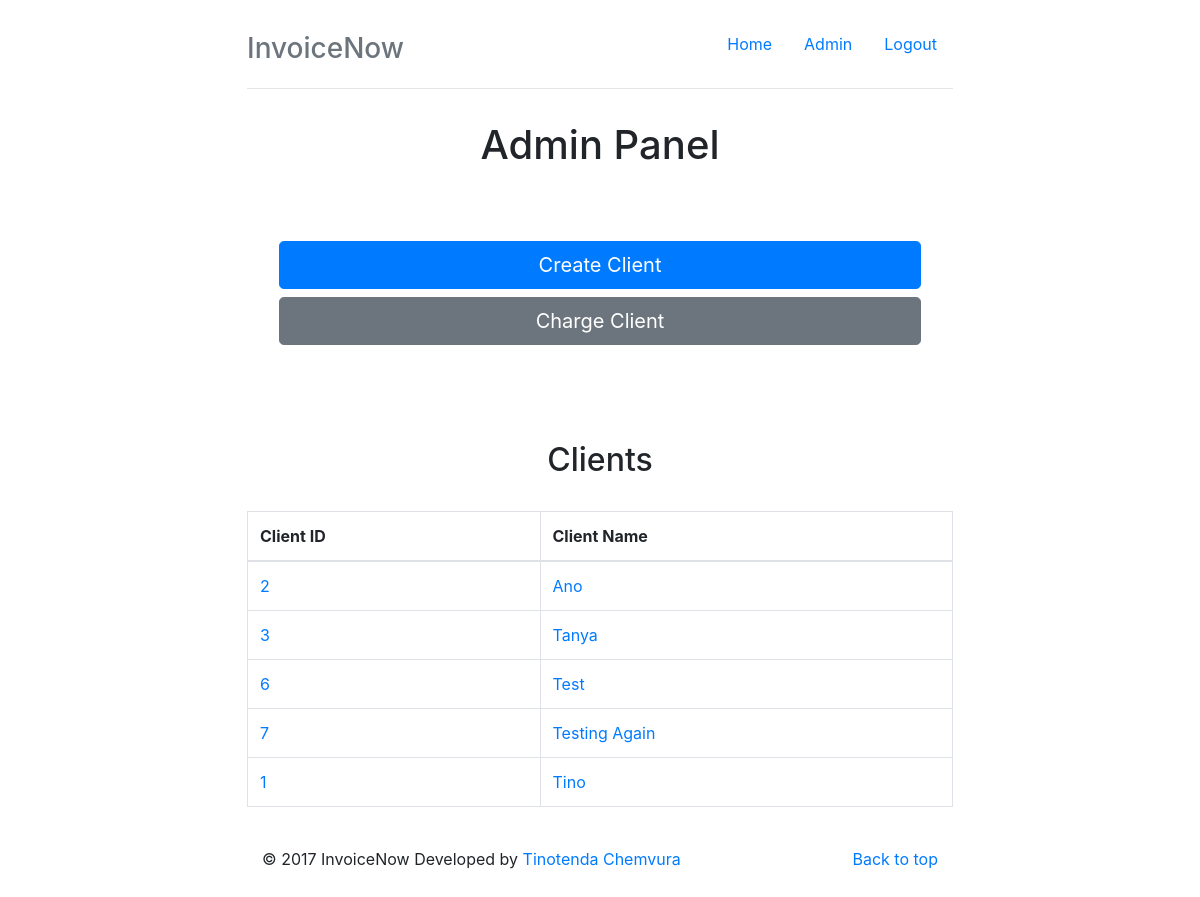
The app's page /admin/ (signed in), older data.
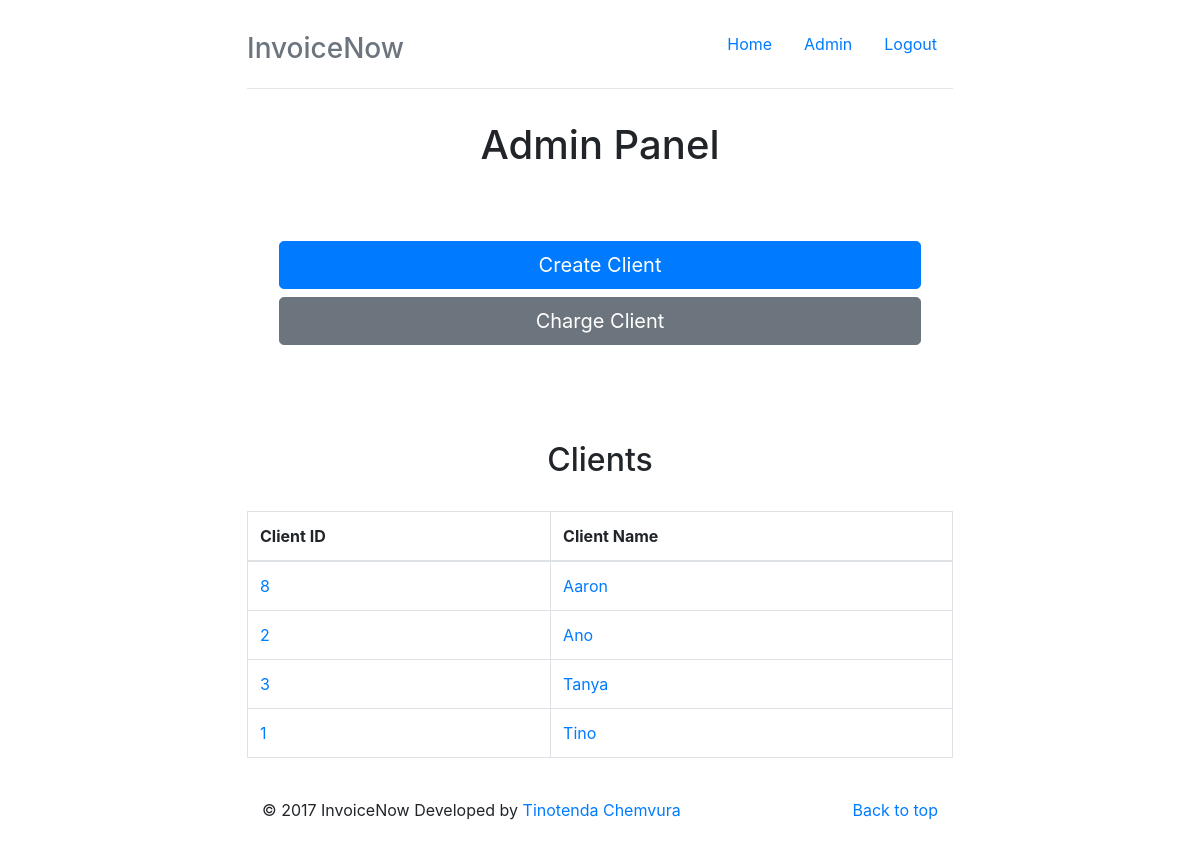
The same page, newer data.
### invoice_client/models.py (models this page shows)
class Client(models.Model):
    user = models.OneToOneField(User, on_delete=models.CASCADE)
    address = models.CharField(max_length=100)
    date = models.DateTimeField(default=now)
    bill_date = models.DateTimeField(default=now)
    class Meta:
        ordering = ('user__first_name', )

### invoice_admin/views.py (the view)
# urls.py: url(r'^admin/$', AdminListView.as_view(), name='admin'),
class AdminListView(LoginRequiredMixin, ListView):
    login_url = '/login/'
    redirect_field_name = 'redirect_to'
    model = Client
    template_name = 'admin_panel.html'
    context_object_name = 'clients'
    paginate_by = 10
    queryset = Client.objects.all()
    def get(self, *args, **kwargs):
        if not self.request.user.is_staff:
            return redirect(reverse('client'))
        return super(AdminListView, self).get(*args, **kwargs)
    def get_context_data(self, **kwargs):
        context = super(AdminListView, self).get_context_data(**kwargs)
        context['user'] = self.request.user
        return context

### templates/admin_panel.html (shortened to what this page needs)
{% extends 'base.html' %}
{% block body %}
    <h1 style="text-align: center">Admin Panel</h1>
    <section class="jumbotron" style="background-color: transparent">
        <a href="{% url 'admin_create' %}" class="btn btn-primary btn-lg btn-block" role="button" >Create Client</a>
        <a href="{% url 'admin_charge' %}" class="btn btn-secondary btn-lg btn-block" role="button" >Charge Client</a>
    </section>
    <h2 style="text-align: center">Clients</h2>
    <br>
    <div class="table-responsive">
        <table class="table table-bordered">
            <thead>
            <tr>
                <th>Client ID</th>
                <th>Client Name</th>
            </tr>
            </thead>
            <tbody>
            {% for client in clients %}
                <tr>
                    <td><a href="{% url 'client_view' client.id %}">{{ client.id }}</a></td>
                    <td><a href="{% url 'client_view' client.id %}">{{ client.user.first_name }}</a></td>
                </tr>
            {% endfor %}
            </tbody>
        </table>
    </div>
{% endblock %}

Row changes from the older to the newer data that the page shows:
removed Client: id "6", user.first_name "Test"
removed Client: id "7", user.first_name "Testing Again"
added Client: id "8", user.first_name "Aaron"
